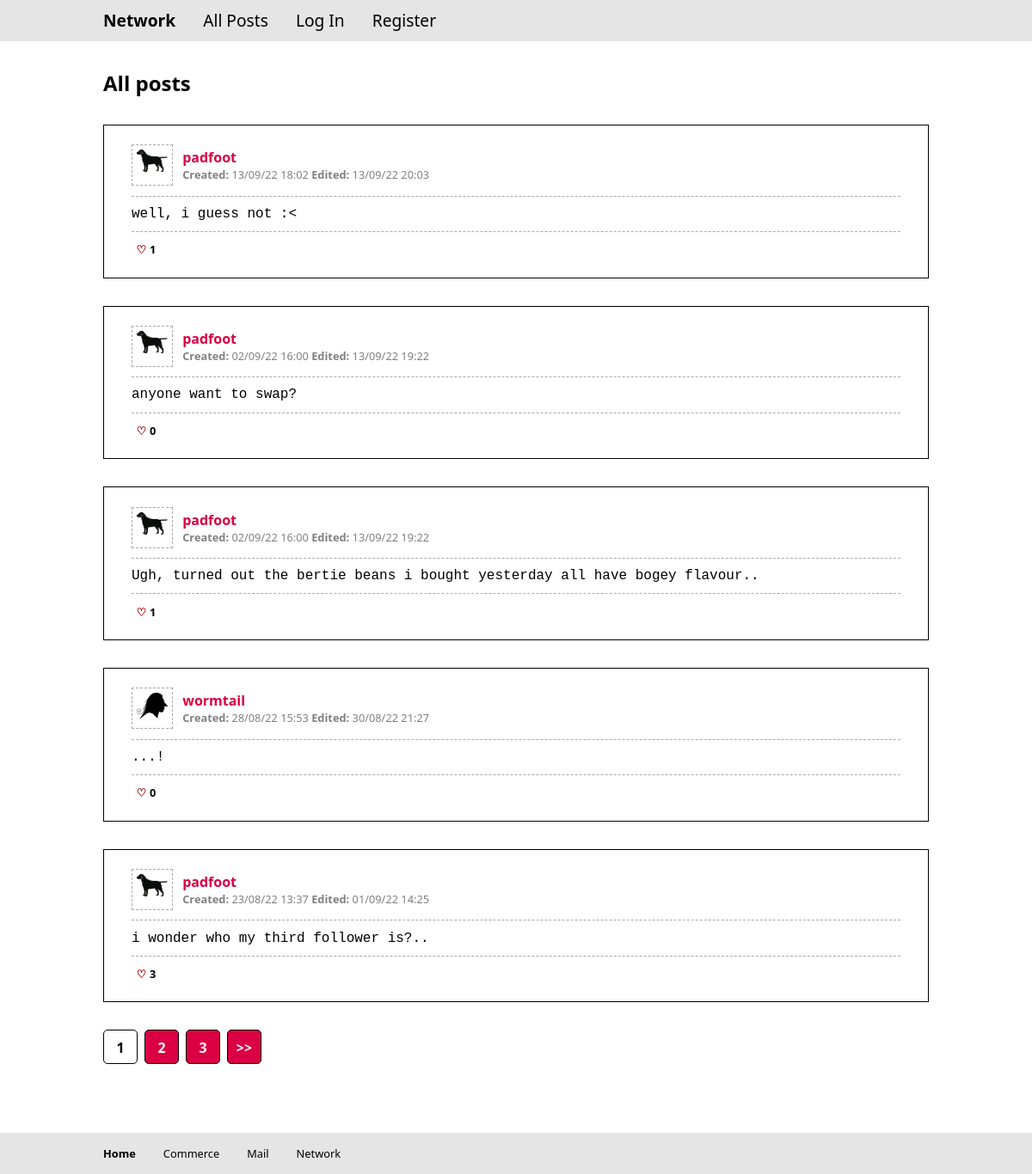
Page /network/ on the committed database.
### network/models.py (models this page shows, shortened)
class NetworkPost(models.Model):
    class Meta:
        ordering = ['-created']
    networker = models.ForeignKey(Networker, on_delete=models.CASCADE, related_name="posts")
    text = models.TextField()
    created = models.DateTimeField(auto_now_add=True)
    edited = models.DateTimeField(auto_now_add=True)
    likes = models.ManyToManyField(Networker)

class Networker(models.Model):
    user = models.OneToOneField(User, on_delete=models.CASCADE)
    follows = models.ManyToManyField("self", symmetrical=False, related_name='followers', blank=True)
    image = models.ImageField(upload_to="network/", default=DEFAULT_IMAGE)
    def __str__(self):
        return f'{self.user.username}'

### network/views.py (the view)
# urls.py: path('', ListingsView.as_view(), name='index'),
def index(request):
    posts = NetworkPost.objects.all()
    page = get_paginated_page(request, posts)
    return render(request, "network/index.html", {
        'page': page,
        'header': 'All posts'
    })

### network/views.py (called while the page is built)
def get_paginated_page(request, posts):
    paginator = Paginator(posts, 5)
    page_number = request.GET.get('page')
    page = paginator.get_page(page_number)
    return page

### network/templates/network/index.html (shortened to what this page needs)
{% extends "network/layout.html" %}
{% block main %}
    <div class="feed">
        <h2>{{ header }}</h2>
        {% for post in page %}
            {% include 'network/post.html' with post=post user=user %}
        {% empty %}<span class="c">No posts yet.</span>
        {% endfor %}
    </div>
    <div class="pagination">
        {% for page_n in page.paginator.page_range %}
            {% if page_n == page.number %}
            <a class="btn btn-active" href="?" onclick="return false;">{{ page.number }}</a>
            {% elif page_n > page.number|add:'-3' and page_n < page.number|add:'3' %}
            <a class="btn" href="?page={{page_n}}">{{page_n }}</a>
            {% endif %}
        {% endfor %}
        {% if page.has_next %}
            <a class="btn" href="?page={{page.paginator.num_pages}}">>></a>
        {% endif %}
    </div>
{% endblock %}

### network/templates/network/post.html (shortened to what this page needs)
<div class="post">
    <div class="post-post">
        <div class="post-header">
            <div class="post-avatar">
                <img src="{{ post.networker.image.url}}">
            </div>
            <div>
                <p class="b"><a href="{% url 'network:user' post.networker.user.id %}">{{ post.networker }}</a></p>
                <div class="extra">
                    <span>
                        <span class="b">Created: </span>{{ post.created|date:"d/m/y G:i" }}
                    </span>
                    <span class="{% if post.created == post.edited %}hidden{% endif %}">
                        <span class="b">Edited: </span>
                        <span class="last-edited">{{ post.edited|date:"d/m/y G:i" }}</span>
                    </span>
                </div>
            </div>
        </div>
        <div class="post-body">{{ post.text }} </div>
        <div class="post-footer">
            {% if user.is_authenticated %}
            <div class="btn btn-likes" onclick="like({{post.id}}, this)">
                <div class="heart {% if user.networker in post.likes.all %}liked{% endif %}"></div>
                <span class="num-likes">{{ post.likes.count }}</span>
            </div>
            {% else %}
            <div class="btn btn-likes btn-disabled">
                <div class="heart"></div>
                <span class="num-likes">{{ post.likes.count }}</span>
            </div>
            {% endif %}
        </div>
    </div>
</div>

### network/static/network/styles.css (style rules this page uses)
.post-header, nav, footer .links, .btn-likes, .pagination { display: flex; flex-direction: row; align-items: center; }
input, textarea, select, button, .btn, a { transition: all 0.2s ease-out; }
* { padding: 0; margin: 0; box-sizing: border-box; }
body, input, textarea, select, button { font-family: "Segoe UI", Helvetica, sans-serif; }
body { position: relative; display: grid; grid-template-rows: auto 1fr auto; min-height: 100vh; }
a { text-decoration: none; }
img { max-width: 100%; max-height: 100%; }
button, .btn { display: inline-block; text-align: center; cursor: pointer; text-decoration: none; font-family: "Segoe UI", Helvetica, sans-serif; font-weight: 600; font-size: 1rem; white-space: nowrap; }
.btn-active { cursor: default; }
.b { font-weight: 600; }
.pagination { gap: 0.5rem; }
.pagination .btn { height: 2.5rem; line-height: 2.5rem; width: 2.5rem; padding: 0; min-width: unset; }
h2 { text-align: left; }
a { color: #da0043; font-size: 1rem; }
button, .btn { background-color: #da0043; color: white; transition: all 0.5s ease-in-out; border: 1px solid black; border-radius: 5px; padding: 0.5rem 1rem; }
.btn-active { background-color: white; color: black; }
.btn-likes { background-color: white; color: black; transition: all 0.5s ease-in-out; gap: 0.15rem; font-size: 0.8rem; padding: 0 0.3rem; border: none; width: fit-content; height: 1.2rem; }
.btn-disabled { cursor: default; }
.heart { display: inline-flex; height: 0.8rem; line-height: 0.8rem; width: 0.8rem; align-items: center; justify-content: center; }
.heart::before { content: "♡"; color: #aa0000; }
.extra { font-size: 0.8rem; color: gray; }
main > div { margin-block: 2rem; }
.feed, .networker { position: relative; }
.feed > *, .networker > * { margin: 2rem 0; }
.post { position: relative; width: 100%; border: 1px solid black; transition: transform 1s; padding: 0.7rem 2rem; }
.post-header, .post-body, .post-footer { margin: 0.7rem 0; }
.post-header { gap: 0.7rem; height: 3rem; }
.post-avatar { min-width: 3rem; min-height: 3rem; width: 3rem; height: 3rem; padding: 0.3rem; border: 1px dashed darkgray; }
.post-body { border-top: 1px dashed darkgray; border-bottom: 1px dashed darkgray; font-family: "Courier New", Courier, monospace; padding: 0.7rem 0; }
.post-footer { font-size: 0.8rem; }
.post .extra { white-space: nowrap; }

### rows in the picture
NetworkPost: networker.image (picture), networker "padfoot", created "13/09/22 18:02", edited "13/09/22 20:03", text "well, i guess not :<", likes.count "1"
NetworkPost: networker.image (picture), networker "padfoot", created "02/09/22 16:00", edited "13/09/22 19:22", text "anyone want to swap?", likes.count "0"
NetworkPost: networker.image (picture), networker "padfoot", created "02/09/22 16:00", edited "13/09/22 19:22", text "Ugh, turned out the bertie beans i bought yesterday all have bogey flavour..", likes.count "1"
NetworkPost: networker.image (placeholder picture), networker "wormtail", created "28/08/22 15:53", edited "30/08/22 21:27", text "...!", likes.count "0"
NetworkPost: networker.image (picture), networker "padfoot", created "23/08/22 13:37", edited "01/09/22 14:25", text "i wonder who my third follower is?..", likes.count "3"

### other values in the picture
{{ header }} "All posts"
{{ page.number }} "1"
{{ page_n }} "2" "3"
